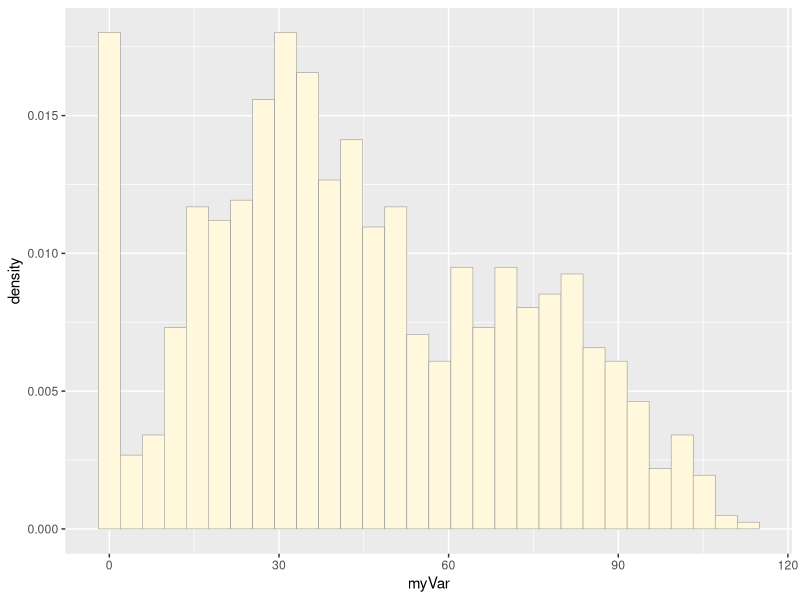
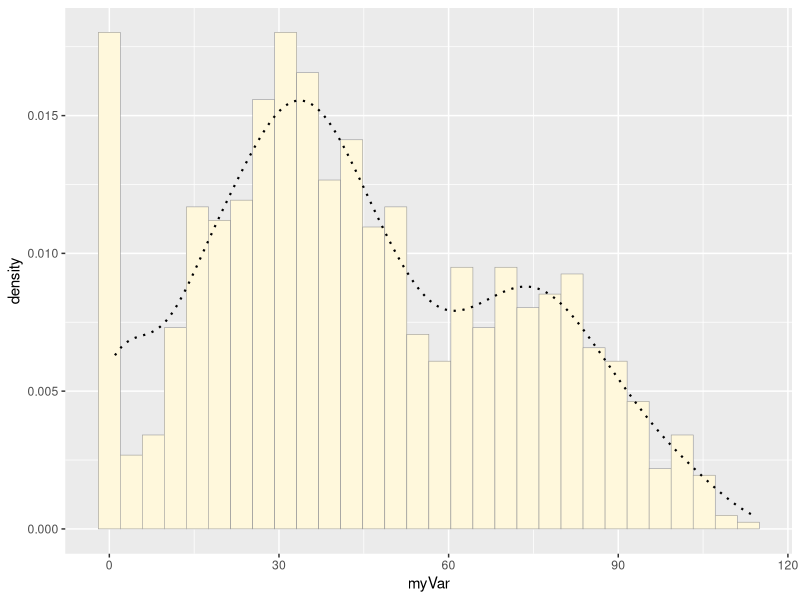
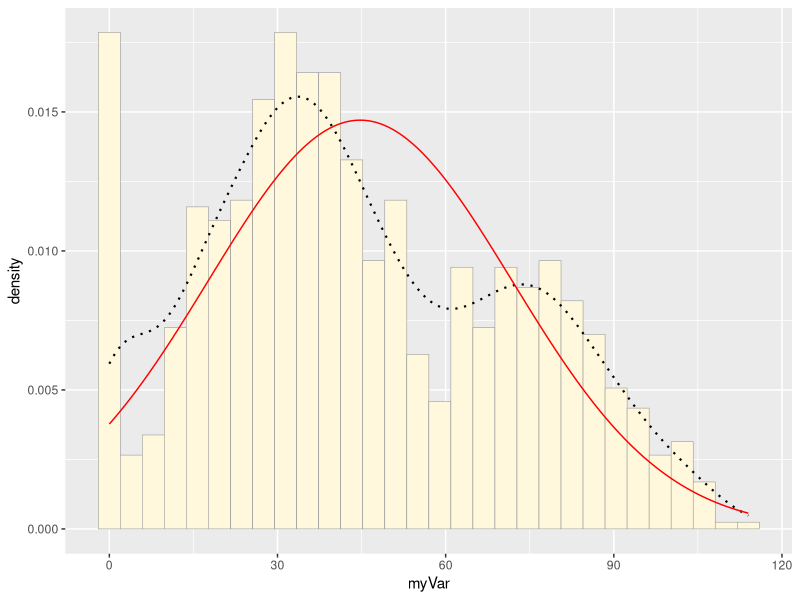
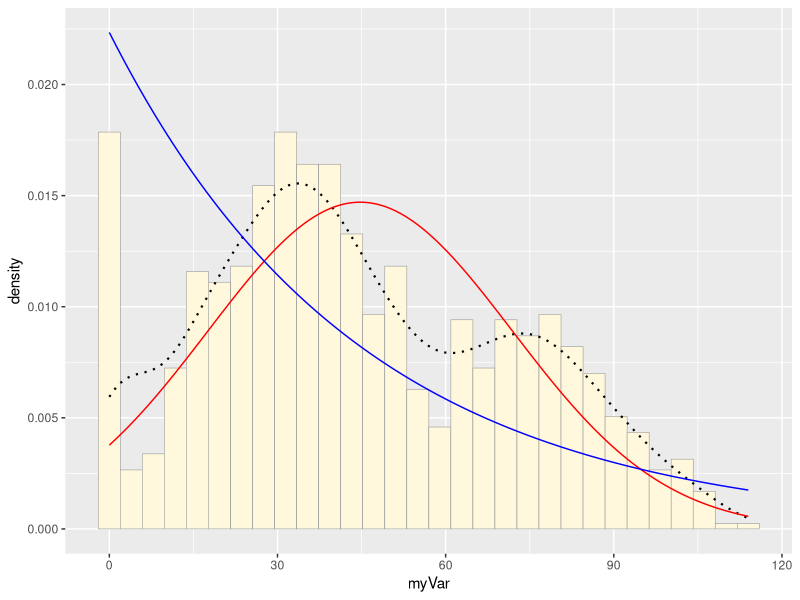
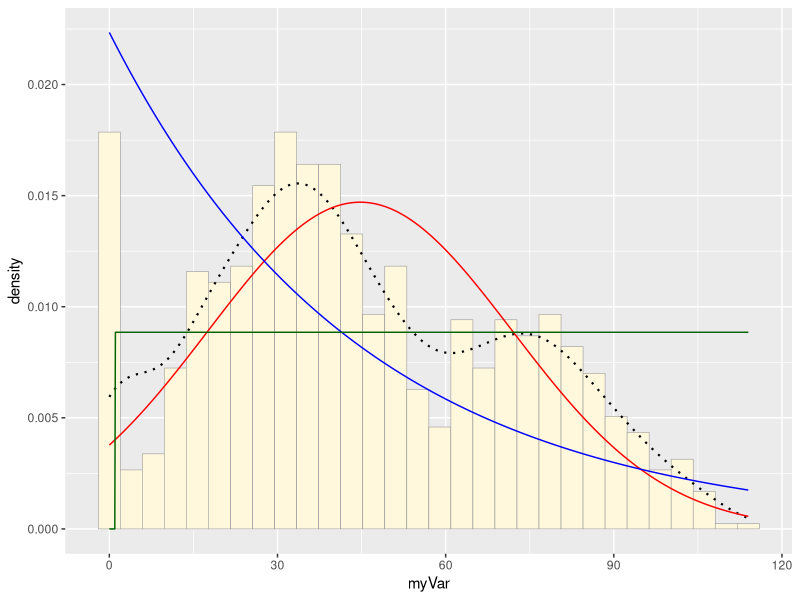
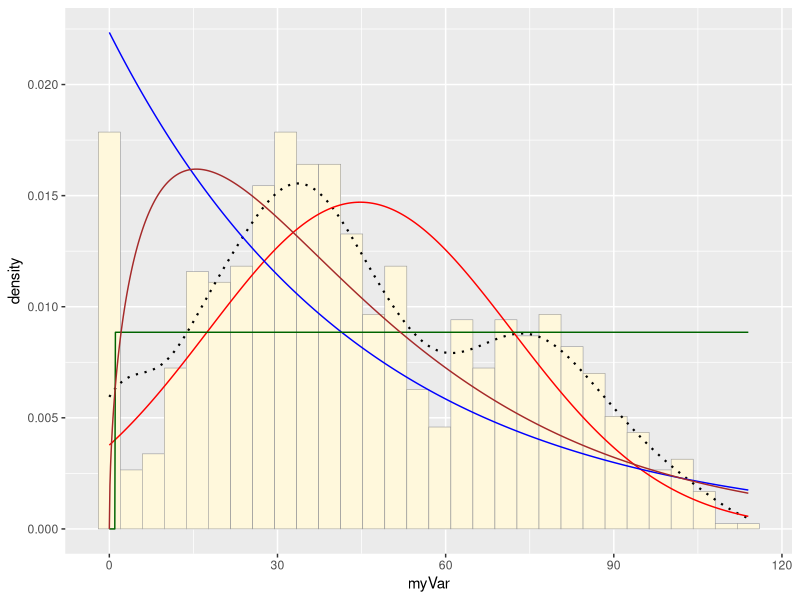
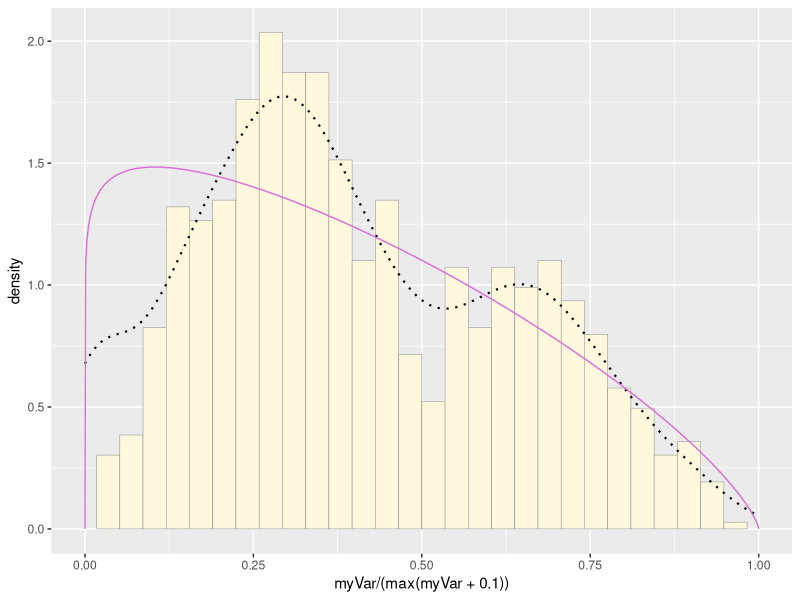
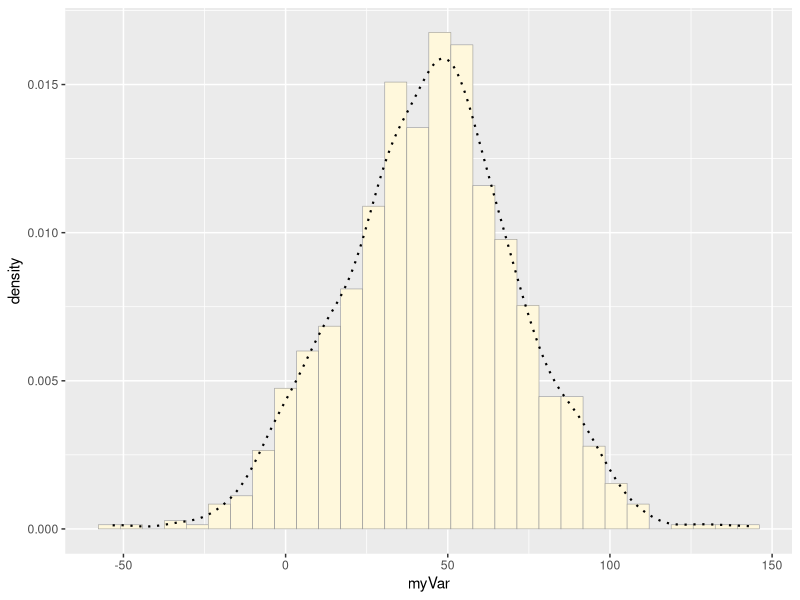

These charts were generated, in order, by the following R code:
## ---- chunk 1
library(ggplot2) # for graphics
library(MASS) # for maximum likelihood estimation
## ---- chunk 2

z <- read.table("F1offspring.txt",header=TRUE,sep="\t", stringsAsFactors=FALSE) #is a TSV
str(z)

#add ID column and offspring count to new dataframe
z <- data.frame(1:nrow(z),z$offspring) 
names(z) <- list("ID","myVar")

#remove NAs
z <- na.omit(z)

#Add 1 to each because of gamma distribution
z$myVar <- z[,2] + 1  
summary(z)

#To illustrate, we will generate some fake data here:
# quick and dirty, a truncated normal distribution to work on the solution set
# 
# z <- rnorm(n=3000,mean=0.2)
# z <- data.frame(1:3000,z)
# names(z) <- list("ID","myVar")
# z <- z[z$myVar>0,]
# str(z)
# summary(z$myVar)
## ---- chunk 3
p1 <- ggplot(data=z, aes(x=myVar, y=..density..)) +
  geom_histogram(color="grey60",fill="cornsilk",size=0.2) 
print(p1) #plots just the histogram of the data
## ---- chunk 4
p1 <-  p1 +  geom_density(linetype="dotted",size=0.75)
print(p1) #add empirical density curve
## ---- chunk 5
#fit data to normal and print parameters
normPars <- fitdistr(z$myVar,"normal")
print(normPars)
str(normPars)
normPars$estimate["mean"] # note structure of getting a named attribute
## ---- chunk 6
#Save values of distribution parameters as variables to construct normal distribution plot
meanML <- normPars$estimate["mean"]
sdML <- normPars$estimate["sd"]

xval <- seq(0,max(z$myVar),len=length(z$myVar))

 stat <- stat_function(aes(x = xval, y = ..y..), fun = dnorm, colour="red", n = length(z$myVar), args = list(mean = meanML, sd = sdML))
 p1 + stat  #Adds normal curve to plot
## ---- chunk 7
#Fit data to exponential distribution
#Save paramters as valyes
expoPars <- fitdistr(z$myVar,"exponential")
rateML <- expoPars$estimate["rate"]

stat2 <- stat_function(aes(x = xval, y = ..y..), fun = dexp, colour="blue", n = length(z$myVar), args = list(rate=rateML))
 p1 + stat + stat2  #adds exponential curve to plot
## ---- chunk 8
stat3 <- stat_function(aes(x = xval, y = ..y..), fun = dunif, colour="darkgreen", n = length(z$myVar), args = list(min=min(z$myVar), max=max(z$myVar)))
 p1 + stat + stat2 + stat3  #adds uniform curve to plot
## ---- chunk 9
#Pass data to distribution and save parameters as variables for constructing a plot
gammaPars <- fitdistr(z$myVar,"gamma")
shapeML <- gammaPars$estimate["shape"]
rateML <- gammaPars$estimate["rate"]

stat4 <- stat_function(aes(x = xval, y = ..y..), fun = dgamma, colour="brown", n = length(z$myVar), args = list(shape=shapeML, rate=rateML))
 p1 + stat + stat2 + stat3 + stat4 #Adds gamma curve to plot
## ---- chunk 10
#Create another plot of data, but so that distribution is between 0 and 1, the last line adds the normla curve
pSpecial <- ggplot(data=z, aes(x=myVar/(max(myVar + 0.1)), y=..density..)) +
  geom_histogram(color="grey60",fill="cornsilk",size=0.2) +
  xlim(c(0,1)) +
  geom_density(size=0.75,linetype="dotted")

#pass data to beta distribution and save parameters as vars
betaPars <- fitdistr(x=z$myVar/max(z$myVar + 0.1),start=list(shape1=1,shape2=2),"beta")
shape1ML <- betaPars$estimate["shape1"]
shape2ML <- betaPars$estimate["shape2"]

#Construct the beta curve
statSpecial <- stat_function(aes(x = xval, y = ..y..), fun = dbeta, colour="orchid", n = length(z$myVar), args = list(shape1=shape1ML,shape2=shape2ML))
pSpecial + statSpecial  #plots beta curve onto plot
## ---- chunk 11
#Let's pass the data to the normal distribution to get parameters
#fit data to normal and print parameters
normPars <- fitdistr(z$myVar,"normal")
print(normPars)
str(normPars)
normPars$estimate["mean"] 

#Save values of distribution parameters as variables to construct normal distribution plot
meanML <- normPars$estimate["mean"]
sdML <- normPars$estimate["sd"]

#Create same amount of samples as in original data
#but using the normal distribution MLH parameters to 
#simulate this new data set
x <- rnorm(nrow(z), mean = meanML, sd = sdML)
typeof(x)
x <- data.frame(1:nrow(z),x) 
names(x) <- list("ID","myVar")

#Make a histogram and add the probabulity density cruve
plot_norm <- ggplot(data=x, aes(x=myVar, y=..density..)) +
  geom_histogram(color="grey60",fill="cornsilk",size=0.2) + 
  geom_density(linetype="dotted",size=0.75)
print(plot_norm)

#Simulate a gamma distribution
#Pass data to distribution and save parameters as variables for constructing a plot
gammaPars <- fitdistr(z$myVar,"gamma")
shapeML <- gammaPars$estimate["shape"]
rateML <- gammaPars$estimate["rate"]
y <- sort(rgamma(n = nrow(z), shape = shapeML, scale = rateML))
y <- data.frame(1:nrow(z), y)
names(y) <- list("ID", "myVar")

plot_gamma <- ggplot(data=y, aes(x=myVar, y=..density..)) +
  geom_histogram(color="grey60",fill="cornsilk",size=0.2) + 
  geom_density(linetype="dotted",size=0.75)
print(plot_gamma)



 
 #plot just the histogram of the original data
p2 <- ggplot(data=z, aes(x=myVar, y=..density..)) +
  geom_histogram(color="grey60",fill="cornsilk",size=0.2) + 
  geom_density(linetype="dotted",size=0.75)
print(p2) 
